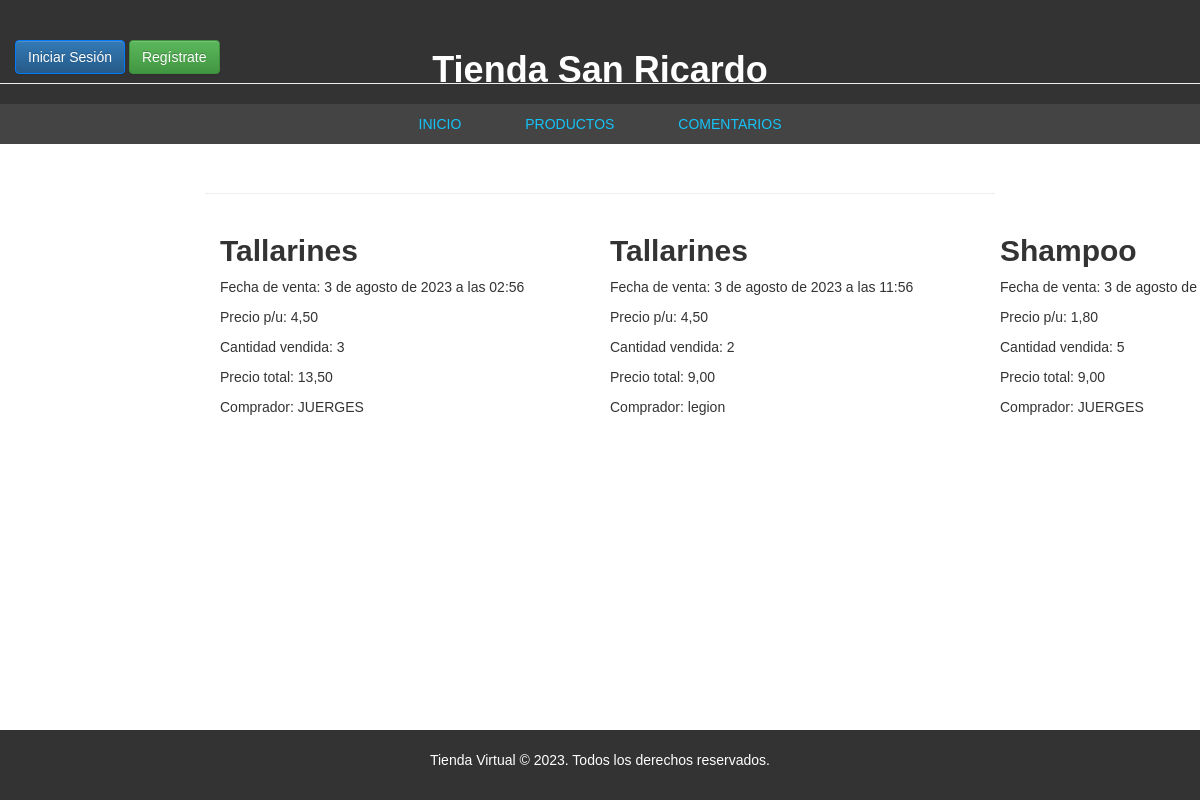
Before: /sells/list/ with the older database file.
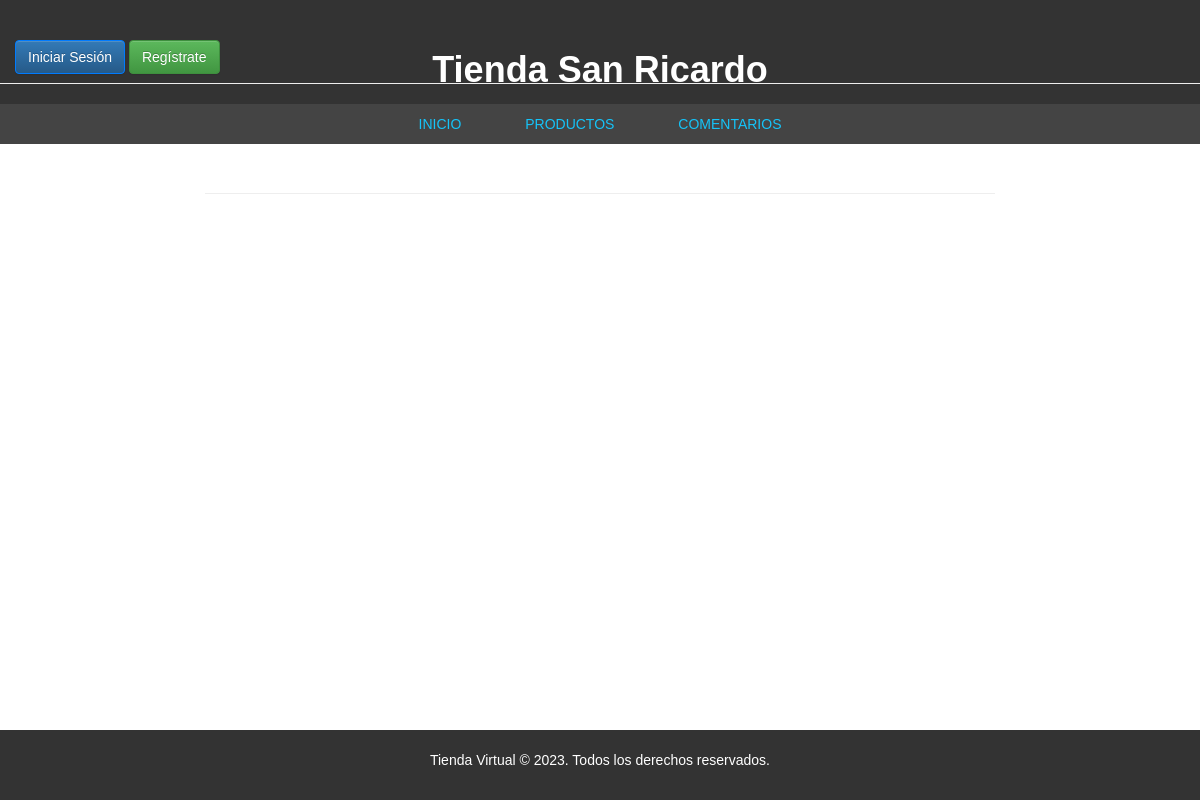
After: the same page with the newer database file.
### products/models.py (models this page shows, shortened)
class VentaProducto(models.Model):
    comprador = models.ForeignKey(User, on_delete=models.CASCADE, default=1)
    producto = models.ForeignKey(Producto, on_delete=models.CASCADE)
    cantidad = models.PositiveIntegerField()
    precio_total = models.DecimalField(max_digits=10, decimal_places=2, null=True, blank=True)
    fecha_venta = models.DateTimeField(default=timezone.now)

class Producto(models.Model):
    nombre = models.CharField(max_length=200)
    descripcion = models.TextField()
    precio = models.DecimalField(max_digits=9, decimal_places=2)
    imagen = models.ImageField(upload_to='productos')

### products/views.py (the view)
# urls.py: path('sells/list/', views.sell_list, name='sell_list'),
def sell_list(request):
    sells = VentaProducto.objects.all()
    return render(request, 'ventas_list.html', {'sells': sells})

### products/templates/ventas_list.html (shortened to what this page needs)
{% extends 'index.html' %}
{% block content %}
    <div class="page-header">
    </div>
    <div class="container">
        <div class="row">
        {% for sell in sells %}
        <div class="col-md-4">
            <div class="venta">
                <h2>{{ sell.producto.nombre }}</h2>
                <p>Fecha de venta: {{ sell.fecha_venta }}</p>
                <p>Precio p/u: {{ sell.producto.precio }}</p>
                <p>Cantidad vendida: {{ sell.cantidad }}</p>
                <p>Precio total: {{ sell.precio_total }}</p>
                <p>Comprador: {{ sell.comprador }}</p>
            </div>
        </div>
        {% endfor %}
        </div>
    </div>
{% endblock %}

Changed rows visible on the page:
removed VentaProducto: producto.nombre "Tallarines", fecha_venta "3 de agosto de 2023 a las 02:56", producto.precio "4,50", cantidad "3", precio_total "13,50", comprador "JUERGES"
removed VentaProducto: producto.nombre "Tallarines", fecha_venta "3 de agosto de 2023 a las 11:56", producto.precio "4,50", cantidad "2", precio_total "9,00", comprador "legion"
removed VentaProducto: producto.nombre "Shampoo", fecha_venta "3 de agosto de…", producto.precio "1,80", cantidad "5", precio_total "9,00", comprador "JUERGES"
